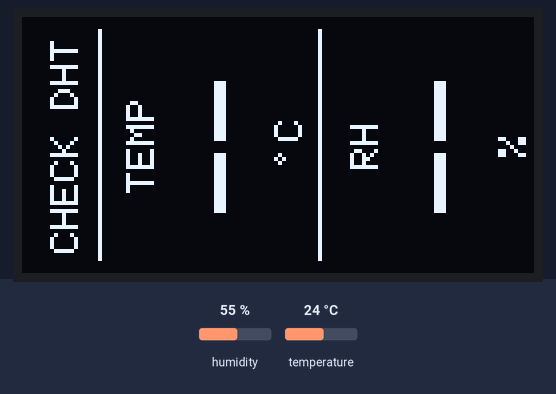
The program below on a simulated ESP32-C3. On the bench: 128×64 one-colour display. Wiring (inferred from the names in the program): DHT11 sensor: data GPIO 3; SSD1306 OLED at I2C address 0x3C. Inputs (shaded band) come from the test bench; at power-on: humidity 55 %, temperature 24 °C. WiFi joins after 1.5 s; servers stay silent unless stated; random numbers use the default seed unless the program sets one; EEPROM starts erased; what the program prints to the serial monitor is not drawn.

Above: at 2.8 s.
2.9 s: humidity set to 22 %
At 5.2 s:
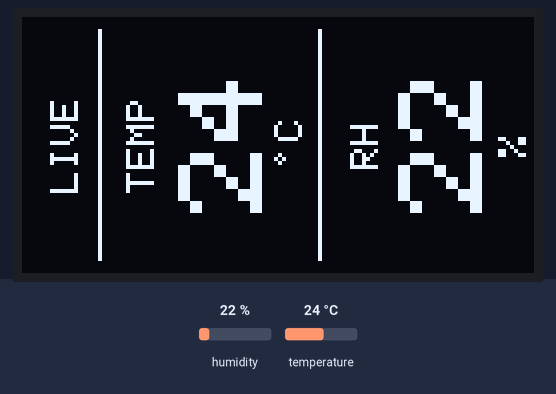
9.7 s: temperature set to 12 °C
At 12.1 s:
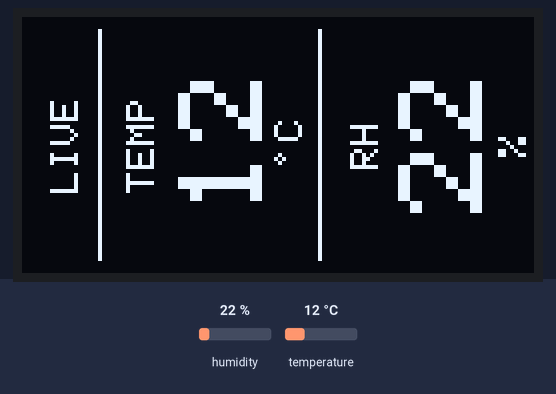
15.7 s: humidity set to 40 %
At 17.1 s:
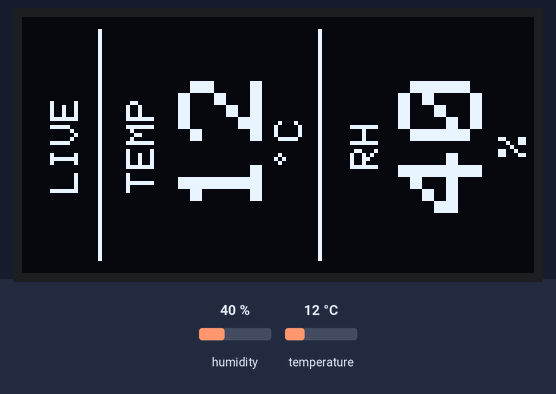
22.5 s: temperature set to 28 °C
At 27.1 s:
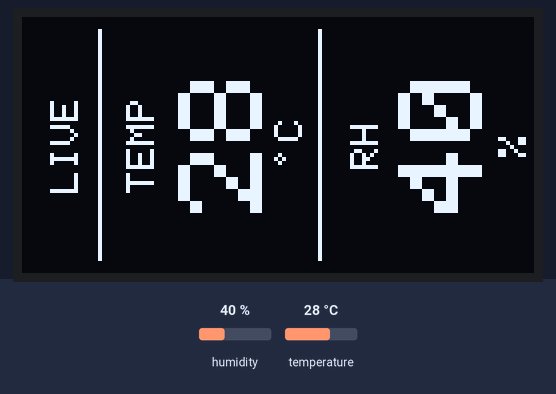
29.3 s: humidity set to 14 %
At 32.1 s:
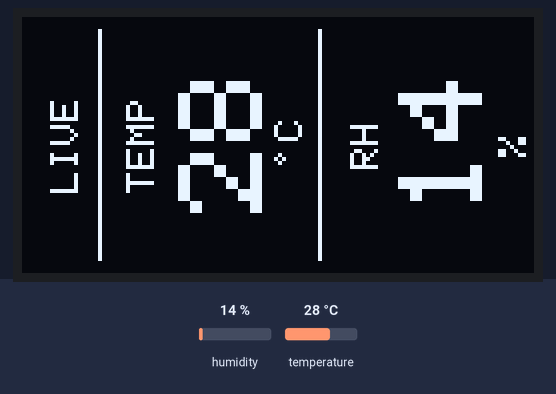
35.7 s: temperature set to 19 °C
At 37.2 s:
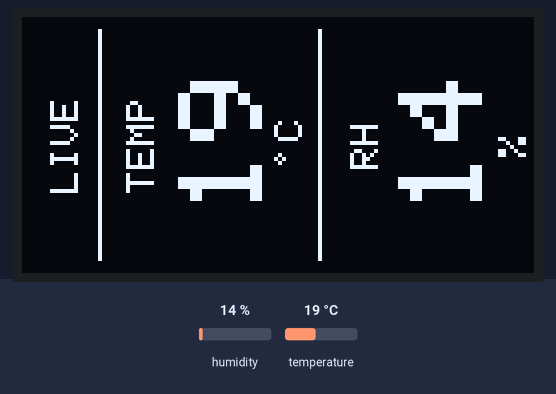
Timing chart, 0 to 38.7 s (numbered marks = the images above; inputs shaded):
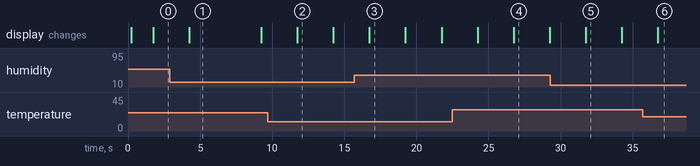

Measured:
- what the display in image 1 shows lasts 5.0 s, from 4.2 s to 9.2 s
- what the display in image 2 shows lasts 2.5 s, from 11.7 s to 14.2 s

The program:

main.cpp
```cpp
#include "sharing.h"
#include <Arduino.h>
#include <Wire.h>

namespace {
constexpr uint8_t kSda = 4;
constexpr uint8_t kScl = 1;
constexpr uint8_t kDht = 3;
constexpr uint32_t kSampleInterval = 2500;
constexpr int kPanelWidth = 128;
constexpr int kPanelHeight = 64;
constexpr int kWidth = kPanelHeight;
constexpr int kHeight = kPanelWidth;

uint8_t oledAddress = 0;
uint8_t frame[kWidth * kHeight / 8];

struct Reading {
  int temperature;
  int humidity;
};

enum class SensorState { Waiting, Live, Error };
enum class DhtResult { Ok, Timeout, Checksum, Range };

constexpr char kCharacters[] = "0123456789.-%ACDEHIKLMNOPRSTUVW ";
constexpr uint8_t kGlyphs[][5] = {
    {0x3E, 0x51, 0x49, 0x45, 0x3E}, // 0
    {0x00, 0x42, 0x7F, 0x40, 0x00}, // 1
    {0x42, 0x61, 0x51, 0x49, 0x46}, // 2
    {0x21, 0x41, 0x45, 0x4B, 0x31}, // 3
    {0x18, 0x14, 0x12, 0x7F, 0x10}, // 4
    {0x27, 0x45, 0x45, 0x45, 0x39}, // 5
    {0x3C, 0x4A, 0x49, 0x49, 0x30}, // 6
    {0x01, 0x71, 0x09, 0x05, 0x03}, // 7
    {0x36, 0x49, 0x49, 0x49, 0x36}, // 8
    {0x06, 0x49, 0x49, 0x29, 0x1E}, // 9
    {0x00, 0x60, 0x60, 0x00, 0x00}, // .
    {0x08, 0x08, 0x08, 0x08, 0x08}, // -
    {0x63, 0x13, 0x08, 0x64, 0x63}, // %
    {0x7E, 0x11, 0x11, 0x11, 0x7E}, // A
    {0x3E, 0x41, 0x41, 0x41, 0x22}, // C
    {0x7F, 0x41, 0x41, 0x22, 0x1C}, // D
    {0x7F, 0x49, 0x49, 0x49, 0x41}, // E
    {0x7F, 0x08, 0x08, 0x08, 0x7F}, // H
    {0x00, 0x41, 0x7F, 0x41, 0x00}, // I
    {0x7F, 0x08, 0x14, 0x22, 0x41}, // K
    {0x7F, 0x40, 0x40, 0x40, 0x40}, // L
    {0x7F, 0x02, 0x0C, 0x02, 0x7F}, // M
    {0x7F, 0x04, 0x08, 0x10, 0x7F}, // N
    {0x3E, 0x41, 0x41, 0x41, 0x3E}, // O
    {0x7F, 0x09, 0x09, 0x09, 0x06}, // P
    {0x7F, 0x09, 0x19, 0x29, 0x46}, // R
    {0x46, 0x49, 0x49, 0x49, 0x31}, // S
    {0x01, 0x01, 0x7F, 0x01, 0x01}, // T
    {0x3F, 0x40, 0x40, 0x40, 0x3F}, // U
    {0x1F, 0x20, 0x40, 0x20, 0x1F}, // V
    {0x7F, 0x20, 0x18, 0x20, 0x7F}, // W
    {0x00, 0x00, 0x00, 0x00, 0x00}, // space
};
static_assert(sizeof(kGlyphs) / sizeof(kGlyphs[0]) == sizeof(kCharacters) - 1,
              "Font map and glyph table must match");

void pixel(int x, int y) {
  if (x >= 0 && x < kWidth && y >= 0 && y < kHeight) {
    // Map portrait coordinates back to the SSD1306's landscape memory.
    const int panelY = kPanelHeight - 1 - x;
    frame[y + (panelY / 8) * kPanelWidth] |= 1 << (panelY % 8);
  }
}

void text(int x, int y, const char* label, int scale = 1) {
  for (; *label; ++label, x += 6 * scale) {
    const char* match = strchr(kCharacters, *label);
    if (!match) continue;
    const auto& glyph = kGlyphs[match - kCharacters];
    for (int col = 0; col < 5; ++col) {
      for (int row = 0; row < 7; ++row) {
        if (!(glyph[col] & (1 << row))) continue;
        for (int dx = 0; dx < scale; ++dx) {
          for (int dy = 0; dy < scale; ++dy) {
            pixel(x + col * scale + dx, y + row * scale + dy);
          }
        }
      }
    }
  }
}

void centeredText(int y, const char* label, int scale = 1) {
  const int width = (6 * static_cast<int>(strlen(label)) - 1) * scale;
  text((kWidth - width) / 2, y, label, scale);
}

void formatReading(char (&out)[8], int tenths) {
  const int magnitude = abs(tenths);
  if (magnitude % 10 == 0) {
    snprintf(out, sizeof(out), "%d", tenths / 10);
  } else {
    snprintf(out, sizeof(out), "%s%d.%d", tenths < 0 ? "-" : "",
             magnitude / 10, magnitude % 10);
  }
}

void draw(SensorState state, const Reading& reading) {
  memset(frame, 0, sizeof(frame));
  const char* status = state == SensorState::Live ? "LIVE" :
                       state == SensorState::Waiting ? "WAIT" : "CHECK DHT";
  centeredText(7, status);
  for (int x = 3; x < kWidth - 3; ++x) {
    pixel(x, 19);
    pixel(x, 74);
  }
  centeredText(26, "TEMP");
  centeredText(82, "RH");
  text(33, 63, "C");
  pixel(27, 64);
  pixel(28, 63);
  pixel(29, 64);
  pixel(28, 65);
  centeredText(119, "%");

  char temperature[8] = "--";
  char humidity[8] = "--";
  if (state == SensorState::Live) {
    formatReading(temperature, reading.temperature);
    formatReading(humidity, reading.humidity);
  }
  const int temperatureScale = strlen(temperature) > 3 ? 2 : 3;
  const int humidityScale = strlen(humidity) > 3 ? 2 : 3;
  centeredText(39 + (21 - 7 * temperatureScale) / 2, temperature, temperatureScale);
  centeredText(94 + (21 - 7 * humidityScale) / 2, humidity, humidityScale);
}

bool sendOled(uint8_t control, const uint8_t* bytes, size_t count) {
  Wire.beginTransmission(oledAddress);
  Wire.write(control);
  Wire.write(bytes, count);
  return Wire.endTransmission() == 0;
}

bool initOled() {
  // SSD1306, 128 x 64, page addressing. Probe only the two OLED addresses.
  constexpr uint8_t setupCommands[] = {
      0xAE, 0xD5, 0x80, 0xA8, 0x3F, 0xD3, 0x00, 0x40, 0x8D, 0x14,
      0x20, 0x02, 0xA1, 0xC8, 0xDA, 0x12, 0x81, 0x7F, 0xD9, 0xF1,
      0xDB, 0x40, 0xA4, 0xA6, 0x2E,
  };
  for (uint8_t candidate : {0x3C, 0x3D}) {
    oledAddress = candidate;
    if (sendOled(0x00, setupCommands, sizeof(setupCommands))) {
      Serial.printf("OLED connected at 0x%02X\n", oledAddress);
      return true;
    }
  }
  oledAddress = 0;
  Serial.println("OLED missing at 0x3C and 0x3D");
  return false;
}

bool flushOled() {
  for (int page = 0; page < kPanelHeight / 8; ++page) {
    const uint8_t pageCommands[] = {static_cast<uint8_t>(0xB0 + page), 0x00, 0x10};
    if (!sendOled(0x00, pageCommands, sizeof(pageCommands))) return false;
    for (int col = 0; col < kPanelWidth; col += 16) {
      if (!sendOled(0x40, frame + page * kPanelWidth + col, 16)) return false;
    }
  }
  return true;
}

void updateDisplay(SensorState state, const Reading& reading) {
  const bool needsInit = oledAddress == 0;
  if (needsInit && !initOled()) return;
  draw(state, reading);
  constexpr uint8_t displayOn = 0xAF;
  if (!flushOled() || (needsInit && !sendOled(0x00, &displayOn, 1))) {
    Serial.println("OLED write failed");
    oledAddress = 0;
  }
}

uint32_t pulseWidth(int level) {
  const uint32_t start = micros();
  while (digitalRead(kDht) == level) {
    if (micros() - start >= 120) return 0;
  }
  return micros() - start;
}

DhtResult readDht(Reading& reading) {
  uint8_t data[5] = {};
  // Pull low to request a sample, then release the line for the sensor.
  digitalWrite(kDht, LOW);
  pinMode(kDht, OUTPUT_OPEN_DRAIN);
  digitalWrite(kDht, LOW);
  delay(20);

  noInterrupts();
  pinMode(kDht, INPUT_PULLUP);
  // The initial high interval can be very short. Require both response pulses.
  pulseWidth(HIGH);
  const uint32_t responseLow = pulseWidth(LOW);
  const uint32_t responseHigh = pulseWidth(HIGH);
  bool complete = responseLow >= 35 && responseHigh >= 35;
  for (int bit = 0; bit < 40 && complete; ++bit) {
    const uint32_t low = pulseWidth(LOW);
    const uint32_t high = pulseWidth(HIGH);
    complete = low >= 15 && high >= 10;
    if (complete) {
      data[bit / 8] = (data[bit / 8] << 1) | (high > low);
    }
  }
  interrupts();

  if (!complete) return DhtResult::Timeout;
  if (static_cast<uint8_t>(data[0] + data[1] + data[2] + data[3]) != data[4]) {
    return DhtResult::Checksum;
  }
  const int humidity = data[0] * 10 + data[1];
  const int magnitude = (data[2] & 0x7F) * 10 + (data[3] & 0x7F);
  if (data[1] > 9 || (data[3] & 0x7F) > 9 || humidity > 1000 || magnitude > 999) {
    return DhtResult::Range;
  }
  reading = {(data[3] & 0x80) ? -magnitude : magnitude, humidity};
  return DhtResult::Ok;
}

const char* dhtError(DhtResult result) {
  switch (result) {
    case DhtResult::Timeout: return "pulse timeout";
    case DhtResult::Checksum: return "checksum";
    case DhtResult::Range: return "invalid reading";
    case DhtResult::Ok: return "ok";
  }
  return "unknown";
}
}  // namespace

void setup() {
  Serial.begin(115200);
  Serial.println("THERMO LAN PORTRAIT  SDA=4 SCL=1 DHT=3");
  pinMode(kDht, INPUT_PULLUP);
  Wire.begin(kSda, kScl, 100000);
  Wire.setTimeOut(30);
  delay(100);
  updateDisplay(SensorState::Waiting, {});
  startSharing();
  delay(1400);
}

void loop() {
  const uint32_t started = millis();
  Reading reading{};
  const DhtResult result = readDht(reading);
  updateDisplay(result == DhtResult::Ok ? SensorState::Live : SensorState::Error, reading);
  if (result == DhtResult::Ok) {
    queueSample(reading.temperature / 10.0f, reading.humidity / 10.0f);
    Serial.printf("TEMP=%.1f C  RH=%.1f %%  OLED=0x%02X\n",
                  reading.temperature / 10.0, reading.humidity / 10.0, oledAddress);
  } else {
    markSampleFailed();
    Serial.printf("DHT11 error: %s\n", dhtError(result));
  }
  const uint32_t elapsed = millis() - started;
  if (elapsed < kSampleInterval) delay(kSampleInterval - elapsed);
}
```

dashboard.h
```cpp
#pragma once
static const char dashboard[] = R"HTML(<!doctype html><html lang="zh-CN"><meta charset="utf-8"><meta name="viewport" content="width=device-width, initial-scale=1"><title>家里的温湿度</title>
<style>
*{box-sizing:border-box}body{margin:0;background:#102c30;color:#e9f5f2;font:16px/1.45 system-ui,sans-serif}main{max-width:680px;margin:auto;padding:24px 16px 40px}h1{font-size:1.6rem;margin:0}h2{font-size:1.2rem;margin:26px 0 4px}p{margin:4px 0 12px;color:#bad4ce;font-size:.9rem}.current{display:grid;grid-template-columns:1fr 1fr;gap:10px}article,section{background:#193b40;border-radius:14px;padding:16px;margin-top:10px}strong{font-size:clamp(2rem,8vw,3.3rem);font-variant-numeric:tabular-nums}small{color:#bcd4cf}h3{margin:0;font-size:1rem}.range{display:flex;gap:16px;flex-wrap:wrap;font-size:.94rem;margin:6px 0 10px}.chart{display:block;width:100%;height:auto}svg text{fill:#bed6d1;font:13px system-ui}svg line{stroke:#406165}.temperature{color:#ffc28b}.humidity{color:#7ee1d6}
</style><main><h1>家里的温湿度</h1><p id="live" role="status">正在读取…</p>
<div class="current"><article>温度<br><strong id="t" class="temperature">—</strong> °C</article><article>相对湿度<br><strong id="h" class="humidity">—</strong> %</article></div>
<h2>最近 24 小时</h2><p id="summary">正在读取历史记录…</p>
<section><h3>温度趋势 · °C</h3><div id="tr" class="range">最低 —　最高 —</div><svg id="tc" class="chart" viewBox="0 0 360 130" role="img" aria-label="过去24小时温度曲线"></svg></section>
<section><h3>湿度趋势 · %</h3><div id="hr" class="range">最低 —　最高 —</div><svg id="hc" class="chart" viewBox="0 0 360 130" role="img" aria-label="过去24小时湿度曲线"></svg></section>
<p>每 5 分钟取一次有效读数，最高、最低按图中记录统计。设备重启后重新记录。</p></main><script>
const el=id=>document.getElementById(id);
async function read(path){
 const ctrl=new AbortController(), timer=setTimeout(()=>ctrl.abort(),7000);
 try{const r=await fetch(path,{cache:'no-store',signal:ctrl.signal});if(!r.ok)throw Error();return await r.json();}
 finally{clearTimeout(timer);}
}
async function live(){
 try{const d=await read('/api/latest');el('t').textContent=d.temperature_c?.toFixed(1)??'—';el('h').textContent=d.humidity_pct?.toFixed(1)??'—';el('live').textContent=d.online?'实时读数已更新':d.status==='waiting'?'等待首次采样':'传感器暂无有效读数';}
 catch{el('t').textContent=el('h').textContent='—';el('live').textContent='与温湿度计的连接中断';}
 finally{setTimeout(live,2500);}
}
function plot(points,col,rangeId,chartId,unit,color){
 const values=points.map(row=>row[col]), min=Math.min(...values), max=Math.max(...values);
 const range=el(rangeId);
 range.textContent=values.length?'最低 '+min.toFixed(1)+unit+'　　最高 '+max.toFixed(1)+unit:'最低 —　　最高 —';
 const lo=values.length?Math.floor(min)-1:0, hi=values.length?Math.ceil(max)+1:1;
 const x=age=>42+312*(1-age/86400), y=v=>98-82*(v-lo)/(hi-lo);
 let svg='';
 for(const v of [lo,(lo+hi)/2,hi]){
   svg+='<line x1="42" x2="354" y1="'+y(v)+'" y2="'+y(v)+'"/>';
   if(values.length)svg+='<text x="36" y="'+(y(v)+4)+'" text-anchor="end">'+v+'</text>';
 }
 for(const [age,label,align] of [[86400,'24小时前','start'],[43200,'12小时前','middle'],[0,'现在','end']]){
   svg+='<text x="'+x(age)+'" y="124" text-anchor="'+align+'">'+label+'</text>';
 }
 let line='';
 points.forEach((p,i)=>{
   const connected=i>0 && p[1]===points[i-1][1]+1;
   const X=x(p[0]).toFixed(2), Y=y(p[col]).toFixed(2);
   line+=(connected?'L':'M')+X+' '+Y+' ';
   if(!connected || i===points.length-1)svg+='<circle cx="'+X+'" cy="'+Y+'" r="2.6" fill="'+color+'"/>';
 });
 el(chartId).innerHTML=svg+'<path d="'+line+'" fill="none" stroke="'+color+'" stroke-width="2" stroke-linejoin="round"/>';
}
async function refreshHistory(){
 try{const {points}=await read('/api/history');plot(points,2,'tr','tc',' °C','#ffc28b');plot(points,3,'hr','hc',' %','#7ee1d6');
 el('summary').textContent=points.length?'已记录 '+points.length+' 个采样点':'正在等待第一笔有效记录';}
 catch{el('summary').textContent='历史记录更新失败，稍后自动重试';}
 finally{setTimeout(refreshHistory,15000);}
}
live();refreshHistory();</script></html>)HTML";
```

history.h
```cpp
#pragma once
#include <stdint.h>
#include <stddef.h>

// One successful sample per five-minute slot. A delayed first sample can leave
// both endpoints of 289 different slots inside a rolling 24-hour window.
struct HistoryPoint {
  int64_t seconds;
  float temperature;
  float humidity;
};

class History {
public:
  static constexpr int interval = 300;
  static constexpr int window = 86400;
  static constexpr size_t capacity = window / interval + 1;

  void record(int64_t seconds, float temperature, float humidity) {
    if (count && points[(next + capacity - 1) % capacity].seconds / interval == seconds / interval) return;
    points[next] = {seconds, temperature, humidity};
    next = (next + 1) % capacity;
    if (count < capacity) ++count;
  }

  size_t snapshot(int64_t now, HistoryPoint* output) const {
    size_t copied = 0;
    const size_t first = (next + capacity - count) % capacity;
    for (size_t i = 0; i < count; ++i) {
      const auto& point = points[(first + i) % capacity];
      if (now - point.seconds < window) output[copied++] = point;
    }
    return copied;
  }
private:
  HistoryPoint points[capacity]{};
  size_t next = 0, count = 0;
};
```

sharing.h
```cpp
#pragma once
void startSharing();
void queueSample(float temperature, float humidity);

void markSampleFailed();
```

Source omitted: sharing.cpp (7435 bytes)
